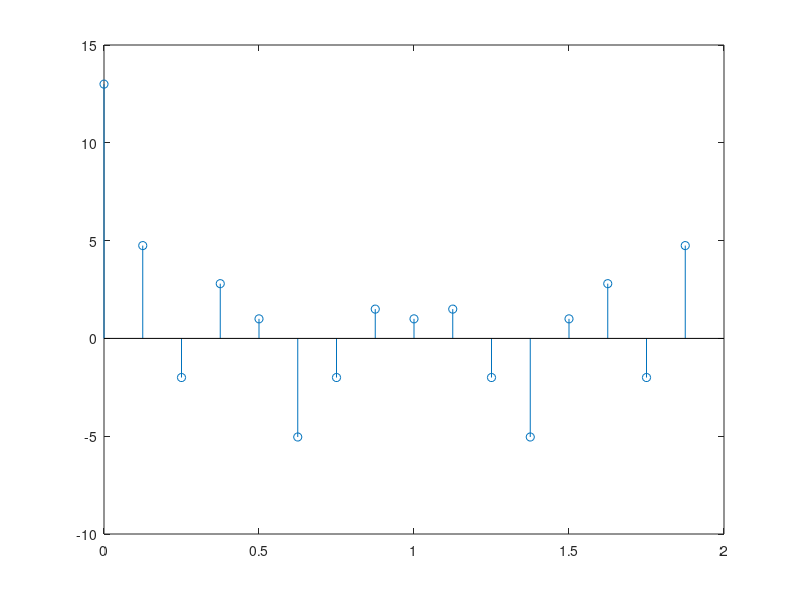

Write MATLAB code to recreate this figure.
function question2part2
%UNTITLED Summary of this function goes here
%   Detailed explanation goes here
clear all
x1 = [1,3,3,0,3,3]
n = 16;
fs = 2;
y=fft(x1,n);
nlen=length(y); 
f=(0:1/nlen:1-1/nlen)*fs;  %fs is the sampling frequency
%stem(abs(f));
stem(f,y)
end

